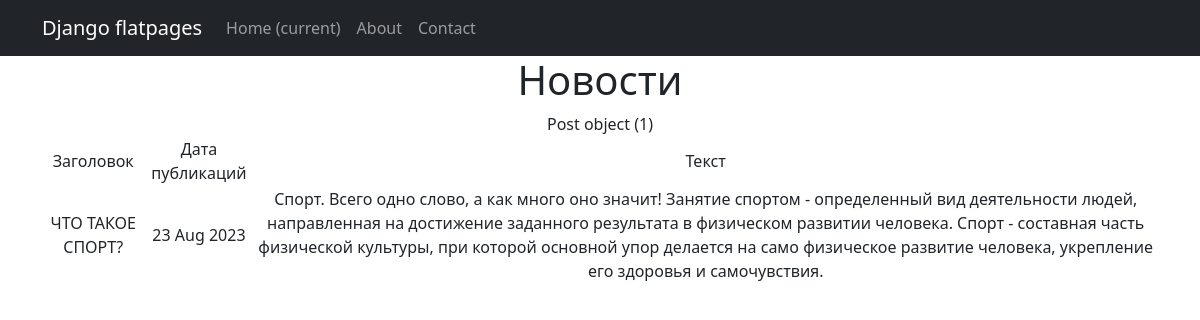
The page /news/1/ on the database its author committed.
### news/models.py (models this page shows, shortened)
class Post(models.Model):
    ARTICLE = 'AT'
    NEWS = 'NW'
    CHOICE = [(ARTICLE, 'Статья'), (NEWS, 'Новость')]
    author = models.ForeignKey(Author, on_delete=models.CASCADE)
    choice = models.CharField(max_length=2, choices=CHOICE,default=NEWS)
    data = models.DateField(auto_now_add=True)
    category = models.ManyToManyField(Category, through='PostCategory')
    header = models.CharField(max_length=64,)
    post_text = models.TextField(default='text')
    post_rating = models.IntegerField(default=0)

### news/views.py (the view)
# urls.py: path('<int:pk>/', PostDetail.as_view(),name='post_detail'),
class PostDetail(DetailView):
    model = Post
    template_name = 'post.html'
    context_object_name = 'post'

### news/templatetags/custom_filters.py (called while the page is built)
@register.filter()
def censor(value):
    if not isinstance(value, str):
        raise ValueError('Фильтр только для строк')
    words = value.split()
    for i, word in enumerate(words):
        if word[1:].islower():
            pass
        else:
            words[i] = word[0] + '*' * len(word[1:])
    return ' '.join(words)

### templates/post.html (shortened to what this page needs)
{% extends 'flatpages/default.html' %}
{% load custom_filters %}
{% block content %}
   <h1>Новости</h1>
       <table>
           <tr>
               <td>Заголовок</td>
               <td>Дата публикаций</td>
               <td>Текст</td>
           </tr>
           <tr>
               <td>{{ post.header }}</td>
               <td>{{ post.data|date:'d M Y' }}</td>
               <td>{{ post.post_text|censor }}</td>
           </tr>
       </table>
{% endblock content %}

### rows shown on the page
Post: header "ЧТО ТАКОЕ СПОРТ?", data "23 Aug 2023", post_text|censor "Спорт. Всего одно слово, а как много оно значит! Занятие спортом - определенный вид деятельности людей, направленная на достижение заданного результата в физическом развитии человека. Спорт - составная часть физической культуры, при которой основной упор делается на само физическое развитие человека, укрепление его здоровья и самочувствия."
